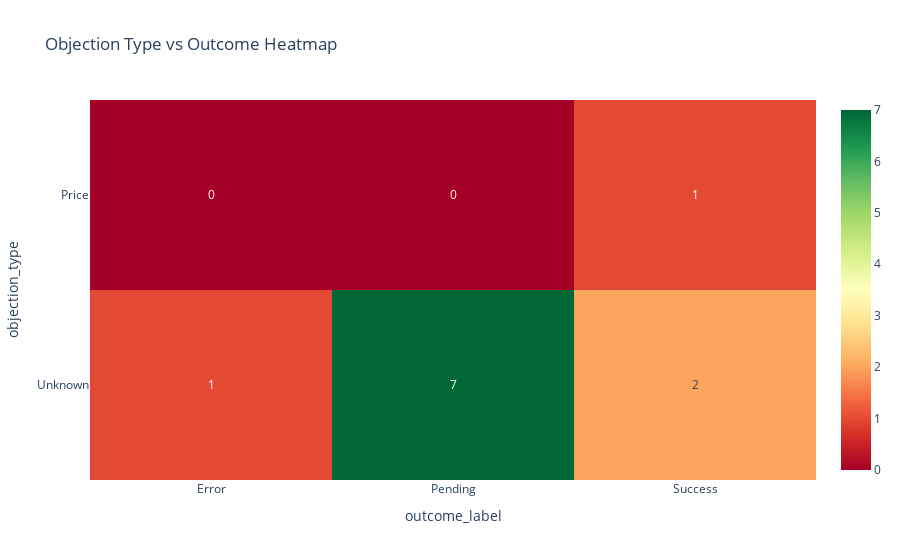

The notebook cell this image was saved under:
### Code cell
# Chi-Square Test for Objection vs Outcome
if DATA_LOADED and len(metrics_df) > 0 and 'objection_type' in metrics_df.columns:
    try:
        contingency = pd.crosstab(metrics_df['objection_type'], metrics_df['outcome_label'])
        
        if contingency.shape[0] >= 2 and contingency.shape[1] >= 2:
            chi2, p_value, dof, expected = chi2_contingency(contingency)
            
            print("🔬 Chi-Square Test: Objection Type vs Outcome")
            print("="*50)
            print(f"Chi-Square Statistic: {chi2:.4f}")
            print(f"P-Value: {p_value:.4f}")
            print(f"Degrees of Freedom: {dof}")
            print(f"\n{'✅ Significant association!' if p_value < 0.05 else '❌ No significant association'}")
            
            # Visualize
            fig = px.imshow(contingency, text_auto=True, aspect='auto',
                            title='Objection Type vs Outcome Heatmap',
                            color_continuous_scale='RdYlGn')
            fig.show()
        else:
            print("⚠️ Need at least 2 categories in each variable for chi-square test")
            print(f"Current shape: {contingency.shape}")
    except Exception as e:
        print(f"⚠️ Chi-square test failed: {e}")
else:
    print("⚠️ No objection data available for analysis")

### Figure 1 — Plotly figure (JSON) as saved in the notebook; plotly's stock layout.template omitted (floating-point values rounded to 4 significant figures)
{"data": [{"coloraxis": "coloraxis", "hovertemplate": "outcome_label: %{x}<br>objection_type: %{y}<br>color: %{z}<extra></extra>", "name": "0", "texttemplate": "%{z}", "type": "heatmap", "x": ["Error", "Pending", "Success"], "xaxis": "x", "y": ["Price", "Unknown"], "yaxis": "y", "z": [[0, 0, 1], [1, 7, 2]]}], "layout": {"coloraxis": {"colorscale": [[0, "rgb(165,0,38)"], [0.1, "rgb(215,48,39)"], [0.2, "rgb(244,109,67)"], [0.3, "rgb(253,174,97)"], [0.4, "rgb(254,224,139)"], [0.5, "rgb(255,255,191)"], [0.6, "rgb(217,239,139)"], [0.7, "rgb(166,217,106)"], [0.8, "rgb(102,189,99)"], [0.9, "rgb(26,152,80)"], [1, "rgb(0,104,55)"]]}, "title": {"text": "Objection Type vs Outcome Heatmap"}, "xaxis": {"anchor": "y", "domain": [0, 1], "title": {"text": "outcome_label"}}, "yaxis": {"anchor": "x", "autorange": "reversed", "domain": [0, 1], "title": {"text": "objection_type"}}}}
